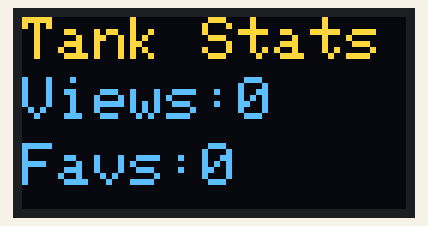
Simulated run of this program. Board: ESP32. Parts: 128×64 one-colour display. The OLED is the two-colour kind (top 16 rows yellow); WiFi joins after 1.5 s; servers stay silent unless stated; uploads are accepted with an empty reply; what the program prints to the serial monitor is not drawn.

Above: at 2.0 s.

The program:

main.cpp
```cpp
#include <Arduino.h>
#include <WiFi.h>
#include <WiFiClientSecure.h>
#include <ArduinoJson.h>
#include <SPI.h>
#include <Wire.h>
#include <Adafruit_GFX.h>
#include <Adafruit_SSD1306.h>


// ---------------REPLACE THE FOLLOWING PARAMATERS----------------------

char ssid[] = "SSID"; // Replace SSID with the name of your wifi network
char password[] = "Password"; // Replace Password with the password of your wifi network


String projectUrl = "/json-api/getIbleStats?id=ED5Z5LNKCW8HY2E"; // please refer to the readme file for directions on


WiFiClientSecure client;
#define SCREEN_WIDTH 128
#define SCREEN_HEIGHT 64
#define OLED_RESET     -1
Adafruit_SSD1306 display(SCREEN_WIDTH, SCREEN_HEIGHT, &Wire, OLED_RESET);
StaticJsonBuffer<200> jsonBuffer;
#define TEST_HOST "www.instructables.com"
void setup() {
  Serial.begin(9600);
  if(!display.begin(SSD1306_SWITCHCAPVCC, 0x3C)) {
    Serial.println(F("SSD1306 allocation failed"));
    for(;;);
  }
  WiFi.mode(WIFI_STA);
  WiFi.disconnect();
  delay(100);
  Serial.print("Connecting Wifi: ");
  Serial.println(ssid);
  WiFi.begin(ssid, password);
  while (WiFi.status() != WL_CONNECTED) {
    Serial.print(".");
    delay(500);
  }
  Serial.println("");
  Serial.println("WiFi connected");
  Serial.println("IP address: ");
  IPAddress ip = WiFi.localIP();
  Serial.println(ip);
}

String getViewCount() {

  if (!client.connect(TEST_HOST, 443))
  {
    Serial.println(F("Connection failed"));
    return "0";
  }

  yield();

  client.print(F("GET "));
  client.print(projectUrl);
  client.println(F(" HTTP/1.1"));
  client.print(F("Host: "));
  client.println(TEST_HOST);
  client.println(F("Cache-Control: no-cache"));
  if (client.println() == 0)
  {
    Serial.println(F("Failed to send request"));
    return "0";
  }


  char endOfHeaders[] = "\r\n\r\n";
  if (!client.find(endOfHeaders))
  {
    Serial.println(F("Invalid response"));
    return "0";
  }
  while (client.available() && client.peek() != '{')
  {
    char c = 0;
    client.readBytes(&c, 1);
    Serial.print(c);
    Serial.println("BAD");
  }

  String viewCountData  = "";


  while (client.available()) {
    char c = 0;
    client.readBytes(&c, 1);
    Serial.print(c);
    viewCountData += c;
  }
  return viewCountData;
}

void loop() {
  String viewCountRawData = getViewCount();
  JsonObject& viewCountData = jsonBuffer.parseObject(viewCountRawData);

  int viewCount = viewCountData["views"];
  int favCount = viewCountData["favorites"];

  display.clearDisplay();

  display.setTextSize(2);
  display.setTextColor(WHITE);
  display.setCursor(0,0);
  display.print("Tank Stats");

  display.setTextSize(2);
  display.setTextColor(WHITE);
  display.setCursor(0,20);
  display.print("Views:");
  display.println(viewCount);

  display.setTextSize(2);
  display.setCursor(0,42);
  display.print("Favs:");
  display.println(favCount);

  display.display();
  delay(300000);

  ESP.restart();
}
```
